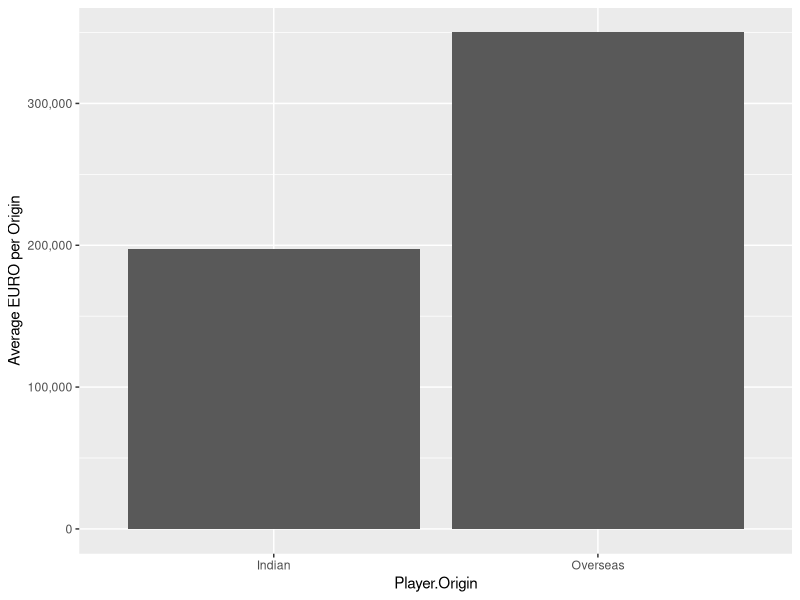

The R source for this figure:
library(dplyr)
library(ggplot2)
library(scales)

setwd("C:\\Users\\Ryan\\Documents\\GitHub\\r-ipl2013-2022")

auction_data <- read.csv("IPLPlayerAuctionData.csv")
standing_path <- "table export.xlsx"

auction_data["Euro"] <- auction_data$Amount * 0.012

summary(auction_data)
str(auction_data)

col_factors <- c("Player", "Role", "Team", "Year", "Player.Origin")
auction_data[col_factors] <- lapply(auction_data[col_factors], factor)

role_groupby <- function(){
  grouped <- auction_data %>% group_by(Role) %>%
    summarise(Average_cost = mean(Euro),
      .groups = 'drop'
    )
  View(grouped)
  ggplot(data=grouped, aes(x=Role, y=Average_cost )) +
    geom_bar(stat = "identity") +
    scale_y_continuous(name="Average EURO per Role", 
                       labels = comma)
}

year_groupby <- function(){
  grouped <- auction_data %>% group_by(Year) %>%
    summarise(Average_cost = mean(Euro),
              .groups = 'drop'
    )
  View(grouped)
  ggplot(data=grouped, aes(x=Year, y=Average_cost )) +
    geom_bar(stat = "identity") + 
    scale_y_continuous(name="Average EURO per Year", 
                       labels = comma)
}

origin_groupby <- function(){
  grouped <- auction_data %>% group_by(Player.Origin) %>%
    summarise(Average_cost = mean(Euro),
              .groups = 'drop'
    )
  View(grouped)
  ggplot(data=grouped, aes(x=Player.Origin, y=Average_cost )) +
    geom_bar(stat = "identity") +
    scale_y_continuous(name="Average EURO per Origin", 
                       labels = comma)
}

summary(auction_data)
str(auction_data)
origin_groupby()
